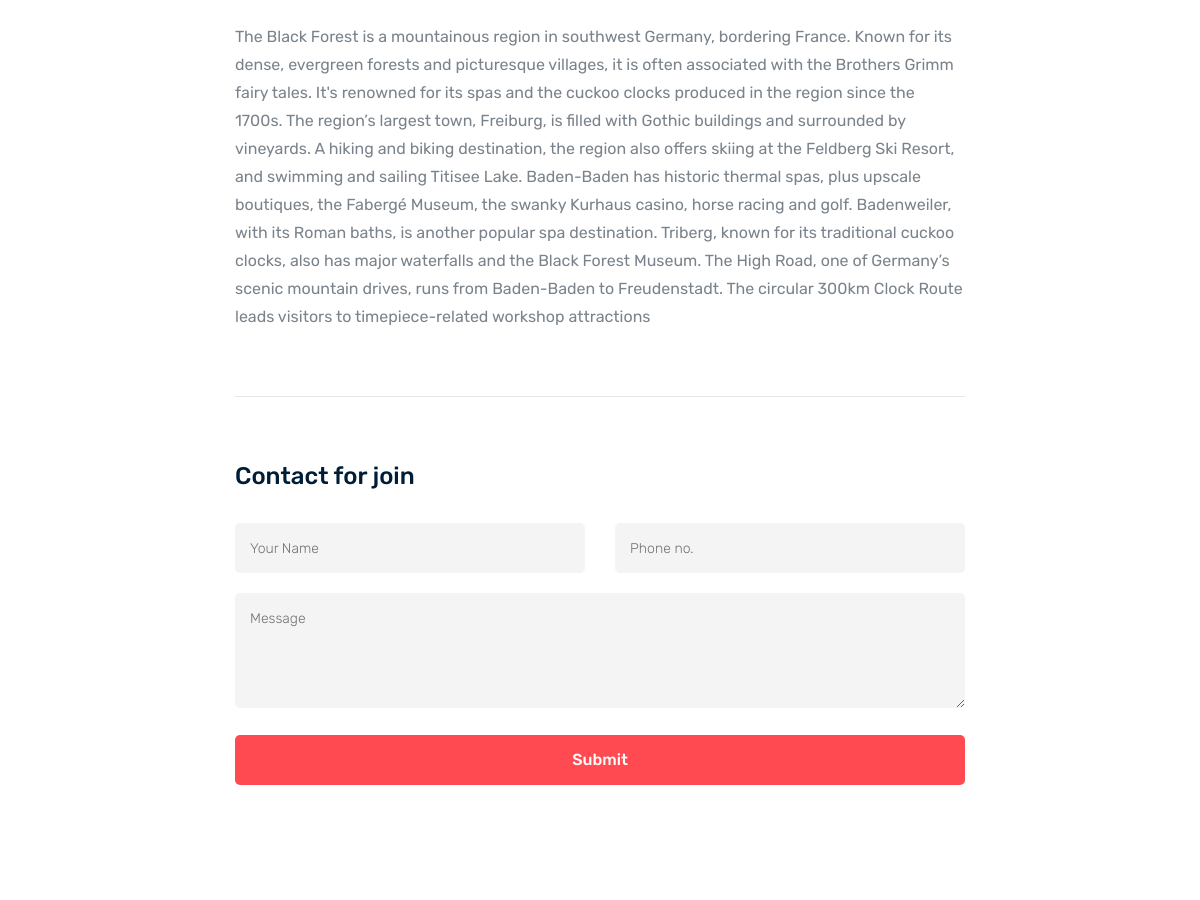
/destination/5/ (middle part), run on an earlier commit of the app's database.
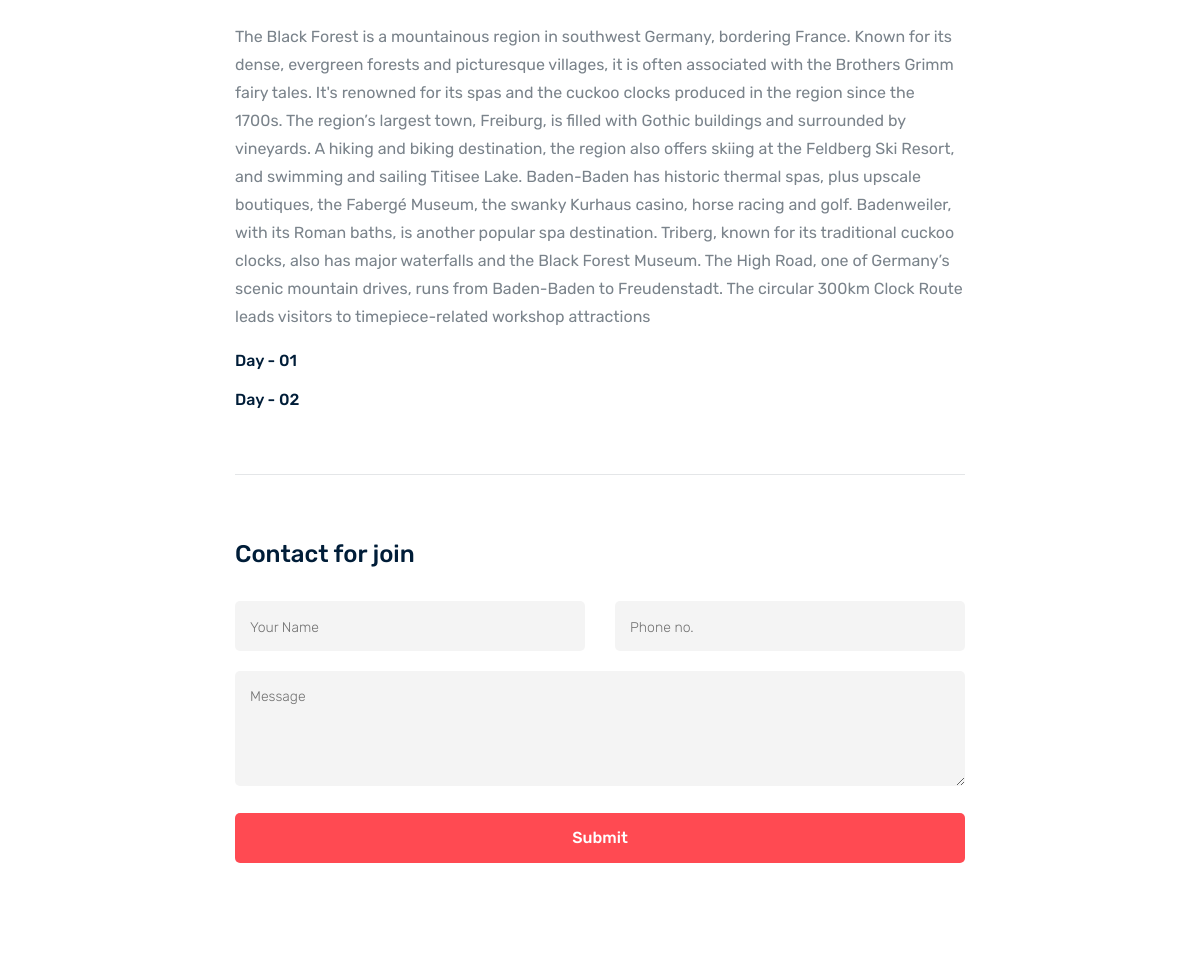
And on a later commit of the database.
### dest/models.py (models this page shows, shortened)
class Day(models.Model):
    destination = models.ForeignKey(Destination, on_delete=models.CASCADE)
    day = models.SmallIntegerField(blank=True, null=True)
    description = models.TextField(blank=True, null=True)
    class Meta:
        ordering = ['day']

### dest/views.py (the view)
# urls.py: path('destination/<int:pk>/', views.destination_detail, name='destination_detail'),
def destination_detail(request, pk):
    destination = get_object_or_404(Destination, pk=pk)
    context = {
        'destination': destination,
    }
    return render(request, 'dest/destination_details.html', context)

### dest/templates/dest/destination_details.html (shortened to what this page needs)
{% extends 'dest/index.html' %}
    {% block content %}
    <div class="destination_details_info">
        <div class="container">
            <div class="row justify-content-center">
                <div class="col-lg-8 col-md-9">
                    <div class="destination_info">
                        <img src="{{destination.image.url}}" alt=""><br><br>
                        <p>{{ destination.description }}</p>
                        <div class="single_destination">
                            {% for day in destination.day_set.all %}
                            <h4>Day - 0{{day.day}}</h4>
                            {% endfor %}
                        </div>
                    </div>
                    <div class="bordered_1px"></div>
                    <div class="contact_join">
                        <h3>Contact for join</h3>
                        <form action="#">
                            <div class="row">
                                <div class="col-lg-6 col-md-6">
                                    <div class="single_input">
                                        <input type="text" placeholder="Your Name">
                                    </div>
                                </div>
                                <div class="col-lg-6 col-md-6">
                                    <div class="single_input">
                                        <input type="text" placeholder="Phone no.">
                                    </div>
                                </div>
                                <div class="col-lg-12">
                                    <div class="single_input">
                                        <textarea name="" id="" cols="30" rows="10"placeholder="Message" ></textarea>
                                    </div>
                                </div>
                                <div class="col-lg-12">
                                    <div class="submit_btn">
                                        <button class="boxed-btn4" type="submit">submit</button>
                                    </div>
                                </div>
                            </div>
                        </form>
                    </div>
                </div>
            </div>
        </div>
    </div>
    {% endblock content %}

What changed in the data, as far as the page shows it:
added Day: day "1"
added Day: day "2"
